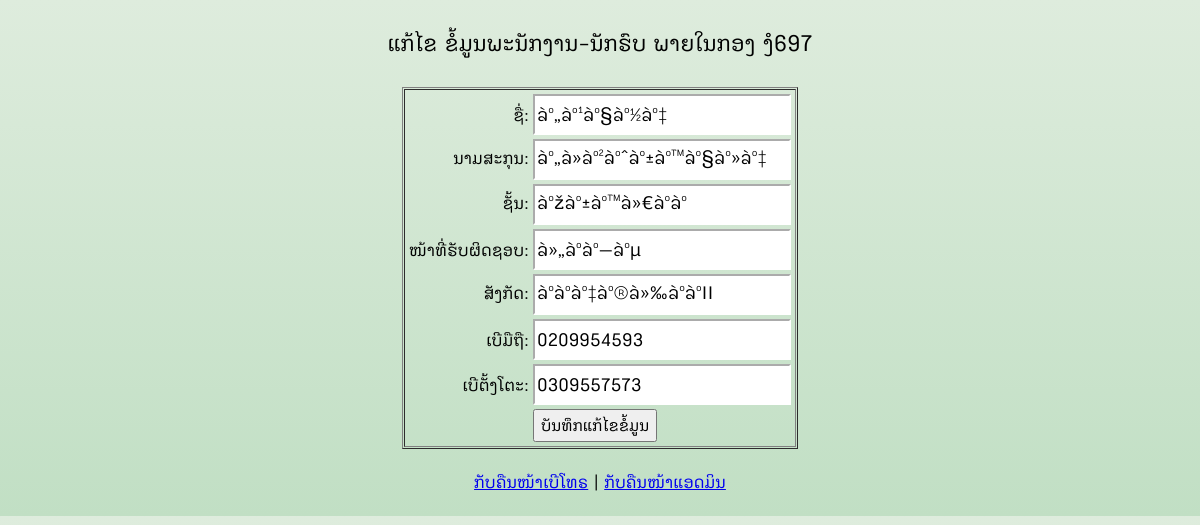
The page /backend/tel/update.php?id_phonebook=13 on the database its author committed.
### tables this page shows
CREATE TABLE `tb_phonebook` (
  `id_phonebook` int(11) NOT NULL,
  `firstname` varchar(45) DEFAULT NULL,
  `lastname` varchar(45) DEFAULT NULL,
  `ranks` varchar(45) DEFAULT NULL,
  `position` varchar(255) DEFAULT NULL,
  `department` varchar(45) DEFAULT NULL,
  `tel` varchar(20) DEFAULT NULL,
  `home` varchar(25) DEFAULT NULL,
  `remarrk` varchar(255) DEFAULT NULL
);

### backend/tel/update.php (the view, shortened to what this page needs)
<?php require_once('../../Connections/config.php'); ?>
<?php
if (!function_exists("GetSQLValueString")) {
function GetSQLValueString($theValue, $theType, $theDefinedValue = "", $theNotDefinedValue = "")
{
  $theValue = function_exists("mysql_real_escape_string") ? mysql_real_escape_string($theValue) : mysql_escape_string($theValue);
  switch ($theType) {
    case "long":
    case "int":
      $theValue = ($theValue != "") ? intval($theValue) : "NULL";
      break;
  }
  return $theValue;
}
}
$editFormAction = $_SERVER['PHP_SELF'];
if (isset($_SERVER['QUERY_STRING'])) {
  $editFormAction .= "?" . htmlentities($_SERVER['QUERY_STRING']);
}
$colname_update_phonebook = "-1";
if (isset($_GET['id_phonebook'])) {
  $colname_update_phonebook = $_GET['id_phonebook'];
}
$query_update_phonebook = sprintf("SELECT * FROM tb_phonebook WHERE id_phonebook = %s", GetSQLValueString($colname_update_phonebook, "int"));
$update_phonebook = mysql_query($query_update_phonebook, $config) or die(mysql_error());
$row_update_phonebook = mysql_fetch_assoc($update_phonebook);
?>
<!DOCTYPE html PUBLIC "-//W3C//DTD XHTML 1.0 Transitional//EN" "http://www.w3.org/TR/xhtml1/DTD/xhtml1-transitional.dtd">
<html xmlns="http://www.w3.org/1999/xhtml">
<head>
</head>
<body>
<h3 align="center" class="font-header_update_tel">ແກ້ໄຂ ຂໍ້ມູນພະນັກງານ-ນັກຮົບ ພາຍໃນກອງ ງໍ697</h3>
<form action="<?php echo $editFormAction; ?>" method="post" name="form1" id="form1">
<table width="200" border="1" align="center" cellpadding="1" cellspacing="1">
    <tbody>
      <tr>
        <td><table align="center">
          <tr valign="baseline">
            <td align="right" nowrap="nowrap" class="font-tel_update">ຊື່:</td>
            <td><input name="firstname" type="text" class="font-tel_update_input" value="<?php echo htmlentities($row_update_phonebook['firstname'], ENT_COMPAT, 'utf-8'); ?>" size="32" /></td>
          </tr>
          <tr valign="baseline">
            <td align="right" nowrap="nowrap" class="font-tel_update">ນາມສະກຸນ:</td>
            <td><input name="lastname" type="text" class="font-tel_update_input" value="<?php echo htmlentities($row_update_phonebook['lastname'], ENT_COMPAT, 'utf-8'); ?>" size="32" /></td>
          </tr>
          <tr valign="baseline">
            <td align="right" nowrap="nowrap" class="font-tel_update">ຊັ້ນ:</td>
            <td><input name="ranks" type="text" class="font-tel_update_input" value="<?php echo htmlentities($row_update_phonebook['ranks'], ENT_COMPAT, 'utf-8'); ?>" size="32" /></td>
          </tr>
          <tr valign="baseline">
            <td align="right" nowrap="nowrap" class="font-tel_update">ໜ້າທີ່ຮັບຜິດຊອບ:</td>
            <td><input name="position" type="text" class="font-tel_update_input" value="<?php echo htmlentities($row_update_phonebook['position'], ENT_COMPAT, 'utf-8'); ?>" size="32" /></td>
          </tr>
          <tr valign="baseline">
            <td align="right" nowrap="nowrap" class="font-tel_update">ສັງກັດ:</td>
            <td><input name="department" type="text" class="font-tel_update_input" value="<?php echo htmlentities($row_update_phonebook['department'], ENT_COMPAT, 'utf-8'); ?>" size="32" /></td>
          </tr>
          <tr valign="baseline">
            <td align="right" nowrap="nowrap" class="font-tel_update">ເບີມືຖື:</td>
            <td><input name="tel" type="text" class="font-tel_update_input" value="<?php echo htmlentities($row_update_phonebook['tel'], ENT_COMPAT, 'utf-8'); ?>" size="32" /></td>
          </tr>
          <tr valign="baseline">
            <td align="right" nowrap="nowrap" class="font-tel_update">ເບີຕັ້ງໂຕະ:</td>
            <td><input name="home" type="text" class="font-tel_update_input" value="<?php echo htmlentities($row_update_phonebook['home'], ENT_COMPAT, 'utf-8'); ?>" size="32" /></td>
          </tr>
          <tr valign="baseline">
            <td nowrap="nowrap" align="right">&nbsp;</td>
            <td><input type="submit" class="font-btn_tel_update" value="ບັນທຶກແກ້ໄຂຂໍ້ມູນ" /></td>
          </tr>
        </table></td>
      </tr>
    </tbody>
  </table>
</form>
<p align="center" class="font-footer_tel"><a href="show.php">ກັບຄືນໜ້າເບີໂທຣ</a> | <a href="../admin/admin.php">ກັບຄືນໜ້າແອດມິນ</a></p>
</body>
</html>

### backend/tel/update.php (style rules this page uses)
body { background-image: linear-gradient(to top, #c1dfc4 0%, #deecdd 100%); }
.font-header_update_tel { font-family: boonbaan; font-size: 25px; font-style: normal; font-weight: normal; color: #000; }
.font-footer_tel { font-family: boonbaan; font-size: 19px; font-style: normal; font-weight: normal; }
.font-tel_update_input { font-family: boonbaan; font-size: 20px; font-style: normal; font-weight: normal; height: 35px; width: 250px; border-top-color: #FFFFFF; border-right-color: #FFFFFF; border-bottom-color: #FFFFFF; border-left-color: #FFFFFF; }
.font-btn_tel_update { font-family: boonbaan; font-size: 18px; font-style: normal; font-weight: normal; color: #000; }
.font-tel_update { font-family: boonbaan; font-size: 19px; font-style: normal; font-weight: normal; color: #000; }

### rows shown on the page
tb_phonebook: firstname "àº„àº¹àº§àº½àº‡", lastname "àº„à»àº²àºˆàº±àº™àº§àº»àº‡", ranks "àºžàº±àº™à»€àº­àº", position "à»„àº­àº—àºµ", department "àºàº­àº‡àº®à»‰àº­àºII", tel "0209954593", home "0309557573"
